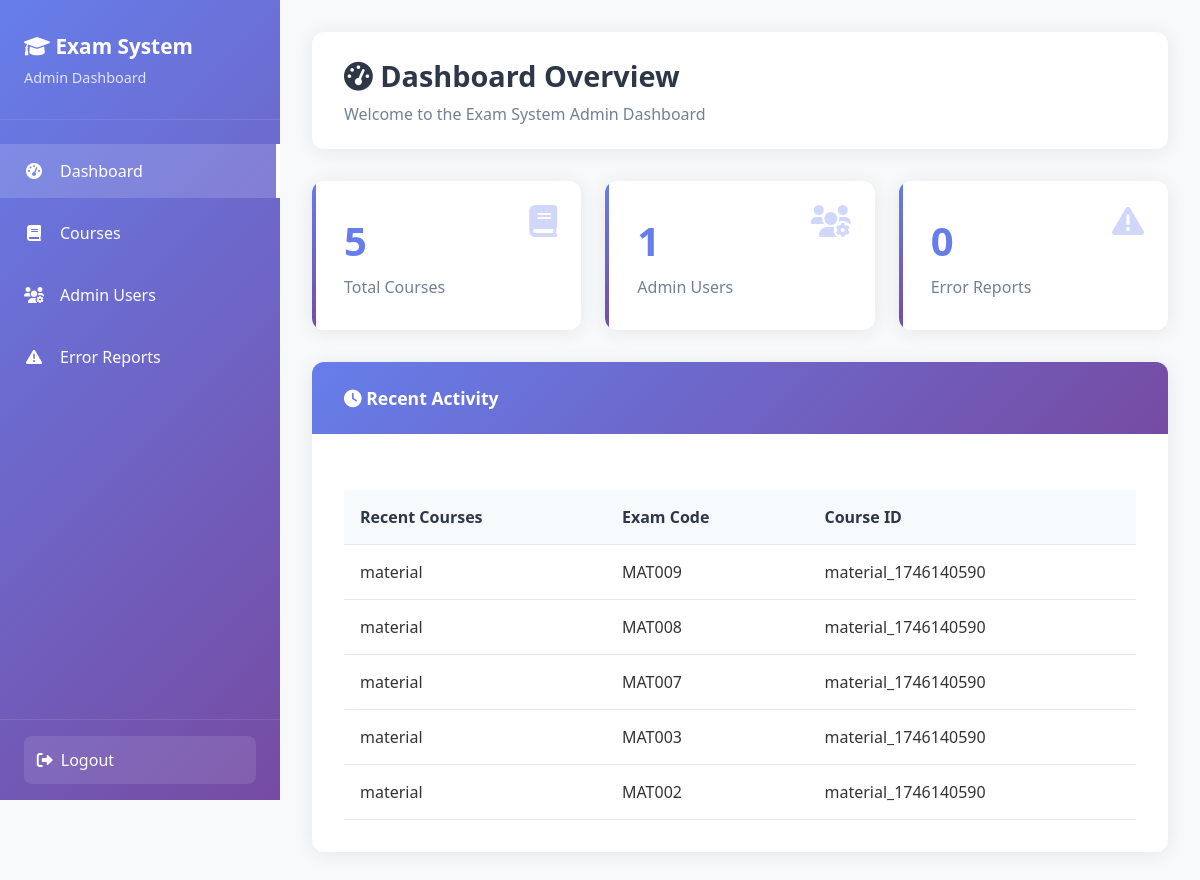
/admin/index.php (signed in), run on the app's committed database.
### tables this page shows
CREATE TABLE `course` (
  `id` int(11) NOT NULL,
  `course` varchar(255) NOT NULL,
  `exam` varchar(255) NOT NULL,
  `course_id` varchar(255) NOT NULL,
  `exam_code` varchar(10) NOT NULL
);

### admin/index.php (the view, shortened to what this page needs)
<?php
$host = '127.0.0.1';
$dbname = 'exam';
$username = 'root';
$password = '';
try {
    $pdo = new PDO("mysql:host=$host;dbname=$dbname", $username, $password);
    $pdo->setAttribute(PDO::ATTR_ERRMODE, PDO::ERRMODE_EXCEPTION);
} catch(PDOException $e) {
    die("Connection failed: " . $e->getMessage());
}
$current_page = $_GET['page'] ?? 'dashboard';
$courses = [];
if ($current_page === 'courses' || $current_page === 'dashboard') {
    $courses = $pdo->query("SELECT * FROM course ORDER BY id DESC")->fetchAll();
}
$total_courses = $pdo->query("SELECT COUNT(*) FROM course")->fetchColumn();
$total_admins = $pdo->query("SELECT COUNT(*) FROM admin_users")->fetchColumn();
$total_errors = $pdo->query("SELECT COUNT(*) FROM error_report")->fetchColumn();
?>
<!DOCTYPE html>
<html lang="en">
<head>
    <link href="https://cdnjs.cloudflare.com/ajax/libs/font-awesome/6.0.0/css/all.min.css" rel="stylesheet">
</head>
<body>
    <div class="admin-layout">
        <div class="sidebar" id="sidebar">
            <div class="sidebar-header">
                <h2><i class="fas fa-graduation-cap"></i> Exam System</h2>
                <p>Admin Dashboard</p>
            </div>
            <nav class="sidebar-nav">
                <div class="nav-item">
                    <a href="?page=dashboard" class="nav-link <?php echo $current_page === 'dashboard' ? 'active' : ''; ?>">
                        <i class="fas fa-tachometer-alt"></i>
                        Dashboard
                    </a>
                </div>
                <div class="nav-item">
                    <a href="?page=courses" class="nav-link <?php echo $current_page === 'courses' ? 'active' : ''; ?>">
                        <i class="fas fa-book"></i>
                        Courses
                    </a>
                </div>
                <div class="nav-item">
                    <a href="?page=admins" class="nav-link <?php echo $current_page === 'admins' ? 'active' : ''; ?>">
                        <i class="fas fa-users-cog"></i>
                        Admin Users
                    </a>
                </div>
                <div class="nav-item">
                    <a href="?page=reports" class="nav-link <?php echo $current_page === 'reports' ? 'active' : ''; ?>">
                        <i class="fas fa-exclamation-triangle"></i>
                        Error Reports
                    </a>
                </div>
            </nav>
            <div class="sidebar-footer">
                <a href="logout.php" class="logout-btn">
                    <i class="fas fa-sign-out-alt"></i>
                    Logout
                </a>
            </div>
        </div>
        <div class="main-content">
            <?php if ($current_page === 'dashboard'): ?>
                <div class="page-header">
                    <h1><i class="fas fa-tachometer-alt"></i> Dashboard Overview</h1>
                    <p>Welcome to the Exam System Admin Dashboard</p>
                </div>
                <div class="stats-grid">
                    <div class="stat-card">
                        <i class="fas fa-book"></i>
                        <h3><?php echo $total_courses; ?></h3>
                        <p>Total Courses</p>
                    </div>
                    <div class="stat-card">
                        <i class="fas fa-users-cog"></i>
                        <h3><?php echo $total_admins; ?></h3>
                        <p>Admin Users</p>
                    </div>
                    <div class="stat-card">
                        <i class="fas fa-exclamation-triangle"></i>
                        <h3><?php echo $total_errors; ?></h3>
                        <p>Error Reports</p>
                    </div>
                </div>
                <div class="content-section">
                    <div class="section-header">
                        <i class="fas fa-clock"></i> Recent Activity
                    </div>
                    <div class="section-content">
                        <div class="table-container">
                            <table class="table">
                                <thead>
                                    <tr>
                                        <th>Recent Courses</th>
                                        <th>Exam Code</th>
                                        <th>Course ID</th>
                                    </tr>
                                </thead>
                                <tbody>
                                    <?php foreach (array_slice($courses, 0, 5) as $course): ?>
                                    <tr>
                                        <td><?php echo htmlspecialchars($course['course']); ?></td>
                                        <td><span class="badge"><?php echo htmlspecialchars($course['exam_code']); ?></span></td>
                                        <td><?php echo htmlspecialchars($course['course_id']); ?></td>
                                    </tr>
                                    <?php endforeach; ?>
                                </tbody>
                            </table>
                        </div>
                    </div>
                </div>
            <?php endif; ?>
        </div>
    </div>
</body>
</html>

### admin/index.php (style rules this page uses)
* { margin: 0; padding: 0; box-sizing: border-box; }
body { font-family: 'Segoe UI', Tahoma, Geneva, Verdana, sans-serif; background-color: #f8f9fa; color: #333; }
.admin-layout { display: flex; min-height: 100vh; }
.sidebar { width: 280px; background: linear-gradient(135deg, #667eea 0%, #764ba2 100%); color: white; position: fixed; height: 100vh; overflow-y: auto; z-index: 1000; transition: transform 0.3s ease; }
.sidebar-header { padding: 2rem 1.5rem; border-bottom: 1px solid rgba(255,255,255,0.1); }
.sidebar-header h2 { font-size: 1.3rem; margin-bottom: 0.5rem; }
.sidebar-header p { font-size: 0.9rem; opacity: 0.8; }
.sidebar-nav { padding: 1rem 0; }
.nav-item { margin: 0.5rem 0; }
.nav-link { display: flex; align-items: center; padding: 1rem 1.5rem; color: white; text-decoration: none; transition: all 0.3s ease; position: relative; }
.nav-link.active { background: rgba(255,255,255,0.15); border-right: 4px solid white; }
.nav-link i { margin-right: 1rem; width: 20px; text-align: center; }
.sidebar-footer { position: absolute; bottom: 0; width: 100%; padding: 1rem 1.5rem; border-top: 1px solid rgba(255,255,255,0.1); }
.logout-btn { display: flex; align-items: center; width: 100%; padding: 0.8rem; background: rgba(255,255,255,0.1); color: white; border: none; border-radius: 8px; cursor: pointer; text-decoration: none; transition: background 0.3s ease; }
.logout-btn i { margin-right: 0.5rem; }
.main-content { flex: 1; margin-left: 280px; padding: 2rem; }
.page-header { background: white; padding: 1.5rem 2rem; border-radius: 12px; box-shadow: 0 2px 20px rgba(0,0,0,0.08); margin-bottom: 2rem; }
.page-header h1 { color: #2d3748; font-size: 1.8rem; margin-bottom: 0.5rem; }
.page-header p { color: #718096; }
.stats-grid { display: grid; grid-template-columns: repeat(auto-fit, minmax(250px, 1fr)); gap: 1.5rem; margin-bottom: 2rem; }
.stat-card { background: white; padding: 2rem; border-radius: 12px; box-shadow: 0 2px 20px rgba(0,0,0,0.08); position: relative; overflow: hidden; }
.stat-card::before { content: ''; position: absolute; top: 0; left: 0; width: 4px; height: 100%; background: linear-gradient(135deg, #667eea 0%, #764ba2 100%); }
.stat-card h3 { font-size: 2.5rem; color: #667eea; margin-bottom: 0.5rem; font-weight: 700; }
.stat-card p { color: #718096; font-weight: 500; }
.stat-card i { position: absolute; top: 1.5rem; right: 1.5rem; font-size: 2rem; color: #667eea; opacity: 0.3; }
.content-section { background: white; border-radius: 12px; box-shadow: 0 2px 20px rgba(0,0,0,0.08); margin-bottom: 2rem; overflow: hidden; }
.section-header { background: linear-gradient(135deg, #667eea 0%, #764ba2 100%); color: white; padding: 1.5rem 2rem; font-size: 1.1rem; font-weight: 600; }
.section-content { padding: 2rem; }
.table-container { overflow-x: auto; margin-top: 1.5rem; }
.table { width: 100%; border-collapse: collapse; background: white; }
.table th, .table td { padding: 1rem; text-align: left; border-bottom: 1px solid #e2e8f0; }
.table th { background: #f7fafc; font-weight: 600; color: #2d3748; }

### data on the page
course: course "material", exam_code "MAT009", course "material_1746140590"
course: course "material", exam_code "MAT008", course "material_1746140590"
course: course "material", exam_code "MAT007", course "material_1746140590"
course: course "material", exam_code "MAT003", course "material_1746140590"
course: course "material", exam_code "MAT002", course "material_1746140590"

### other printed values
$total_courses "5"
$total_admins "1"
$total_errors "0"
